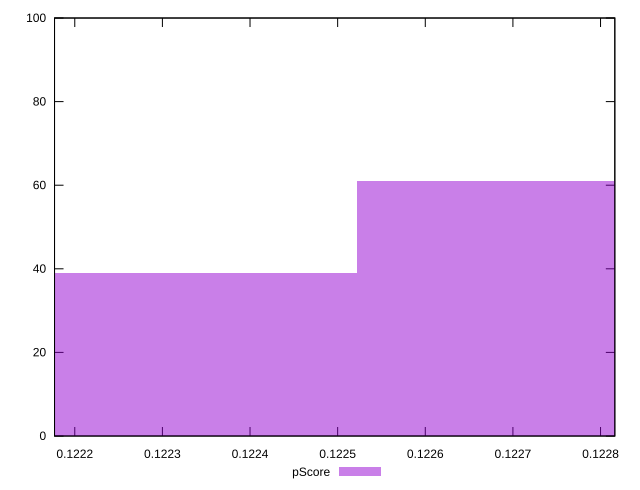

Here is the gnuplot script that generated this plot:
reset

$pScore <<EOF
0.12273182901785348 61
0.12231294905533521 39
EOF

set key outside below
set boxwidth 0.0004188799625182713
set xrange [0.12217690536627457:0.12281629841904262]
set yrange [0:100]
set trange [0:100]
set style fill transparent solid 0.5 noborder
set terminal svg size 640, 490 enhanced background rgb 'white'
set output "reprap/uses-long-cache-ttl/samples/pages+cached+noexternal+nomedia/pScore/histogram.svg"

plot $pScore title "pScore" with boxes

reset
